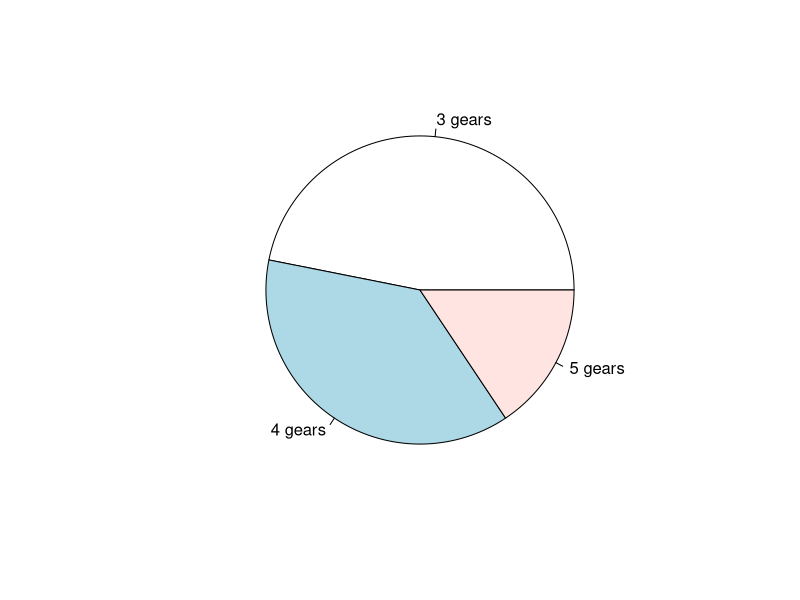
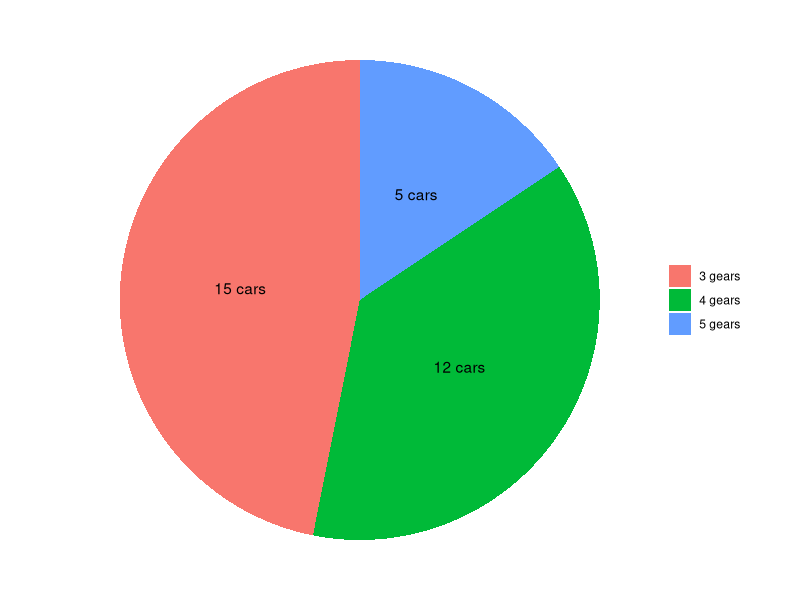
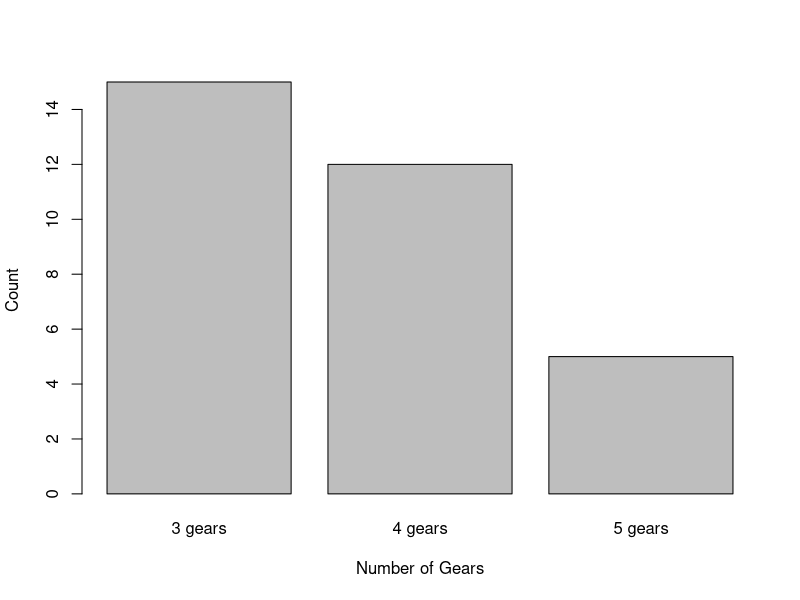
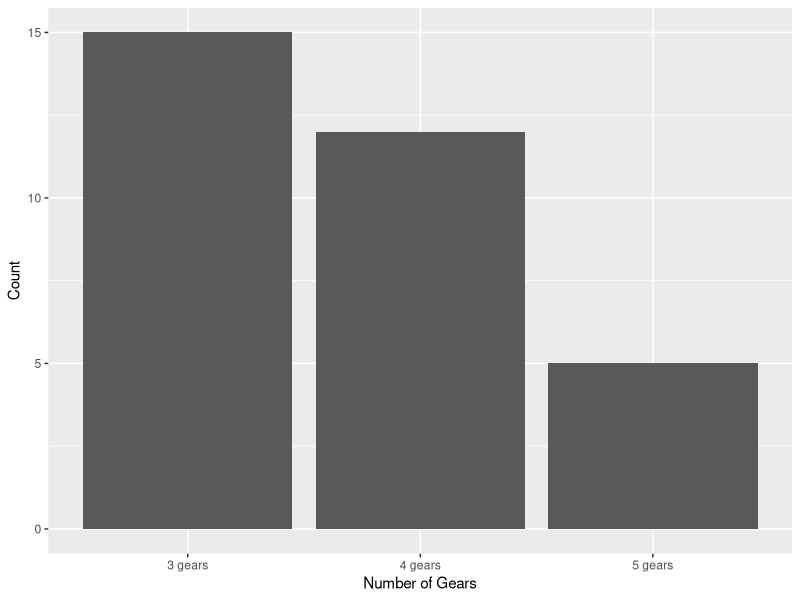

Write the R code that produced these figures, in order.
## ---- chunk 1
knitr::opts_chunk$set(echo = TRUE)
## ---- chunk 2
#importing the data
attach(mtcars)
## ---- chunk 3
summary(mtcars)
## ---- chunk 4
table(mtcars$gear)
## ---- chunk 5
#pie chart with the pie() function
slices = c(15, 12, 5)
labels.pie = c("3 gears", "4 gears", "5 gears")
pie(slices, 
    labels=labels.pie)
## ---- chunk 6
#install.packages("ggplot2")
## ---- chunk 7
#ggplot2 pie chart
library(ggplot2)
pieframe = data.frame(slices, labels.pie)
ggplot(pieframe, aes(x="", y=slices, fill=labels.pie)) +
  geom_bar(stat="identity", width=1) +
  coord_polar("y", start=0) + 
  theme_void() + 
  geom_text(aes(label = paste0(slices, " cars")), position = position_stack(vjust=0.5)) +
  labs(x = NULL, y = NULL, fill = NULL)
## ---- chunk 8
barplot(slices,
        names.arg=labels.pie,
        xlab = "Number of Gears",
        ylab = "Count")
## ---- chunk 9
#ggplot2 bar chart
library(ggplot2)
ggplot(data=pieframe, aes(x=labels.pie, y=slices)) + 
  geom_bar(stat="identity") + 
  labs(x="Number of Gears", y="Count")
